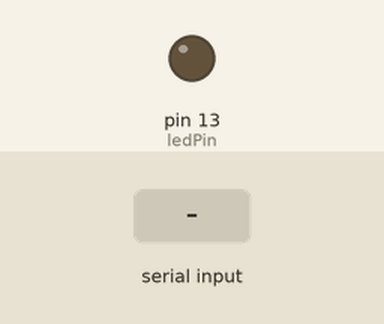
This sketch was run on a simulated Arduino Uno, built with avr-gcc and run on an emulated ATmega328P. Parts: output pins drawn as LEDs (lit = HIGH). The test bench sets the inputs (shaded band). What the sketch prints to the serial monitor is not drawn.

Above: at 1.2 s.
1.3 s: "1" received over Serial
At 2.8 s:
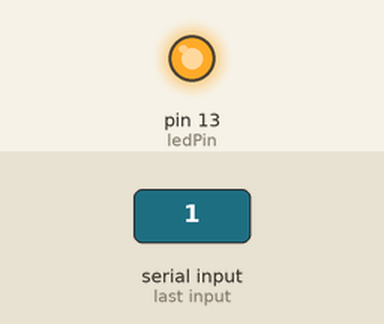
3.5 s: "0" received over Serial
At 4.3 s:
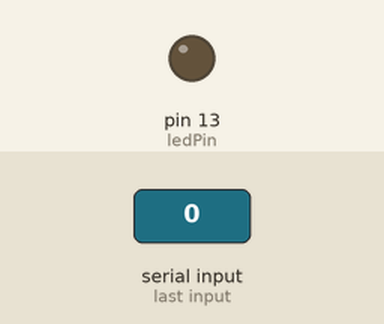
Timing chart, 0 to 6.5 s (numbered marks = the images above; inputs shaded):
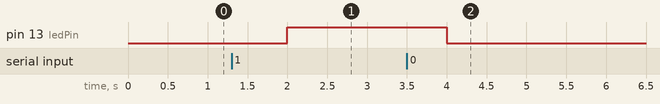

Measured:
- after the input at 1.3 s, pin 13 (ledPin): LOW → HIGH after 0.70 s
- after the input at 3.5 s, pin 13 (ledPin): HIGH → LOW after 0.50 s

The sketch:

SerialRead.ino
```cpp
int ledPin = 13;
char command;

void setup() {
  pinMode(ledPin, OUTPUT);
  Serial.begin(9600);
}

void loop() {
  if (Serial.available() > 0){
    command = Serial.read();
  }
  if (command == '1'){
    digitalWrite(ledPin, HIGH);
  }
  else if (command == '0'){
    digitalWrite(ledPin, LOW);
  }
  else{
    Serial.println("The command is not proper.");
  }
  delay(1000);
}
```
